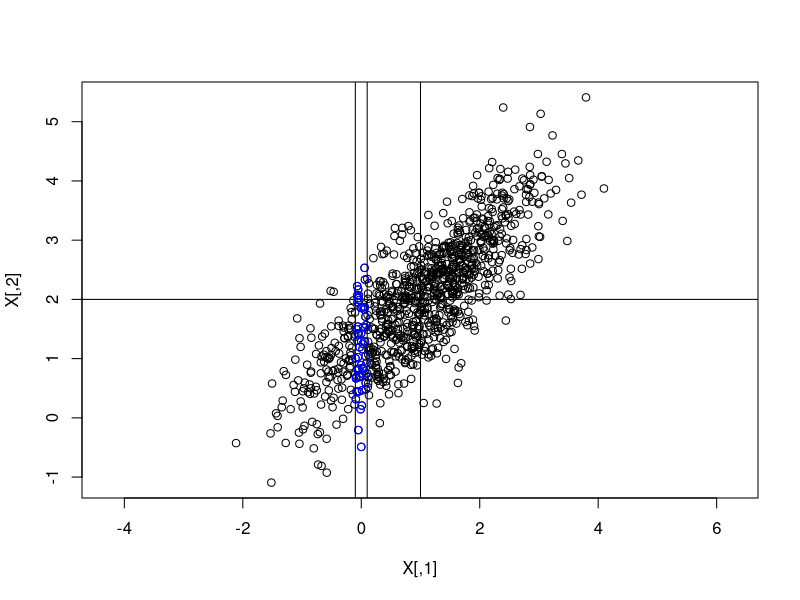
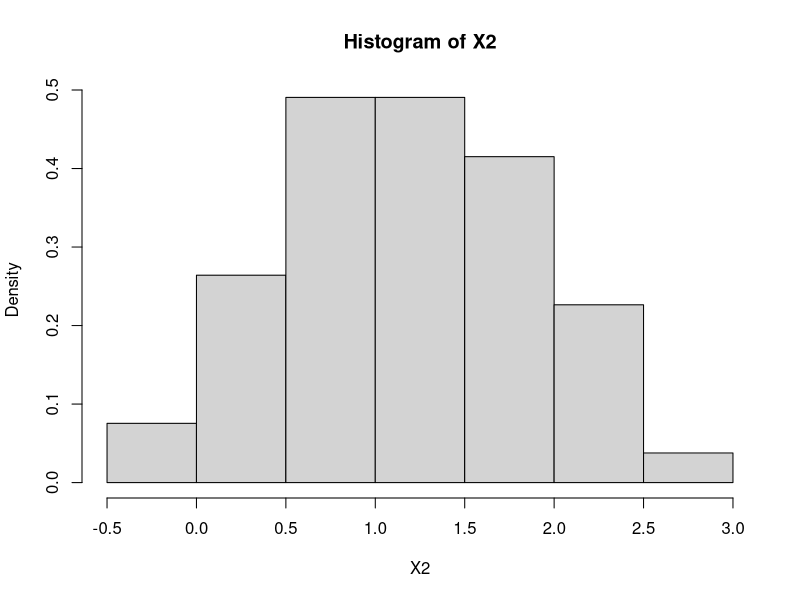
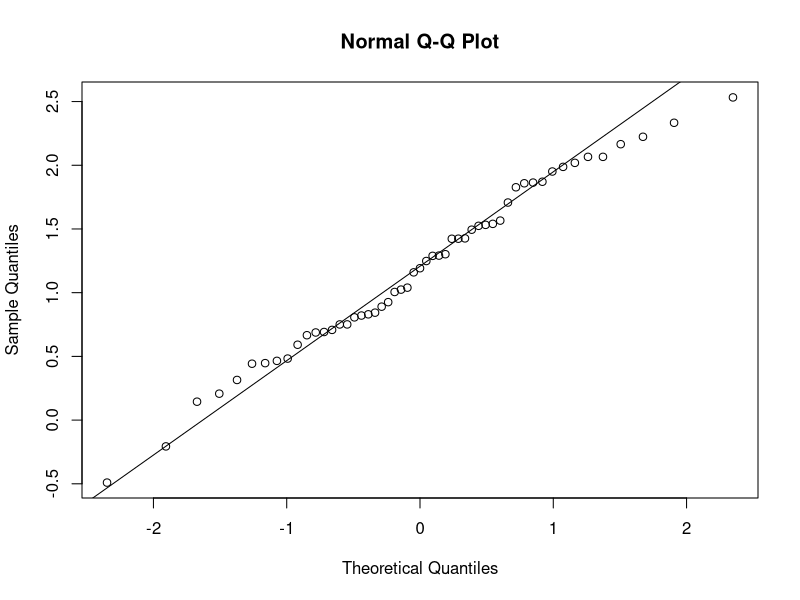
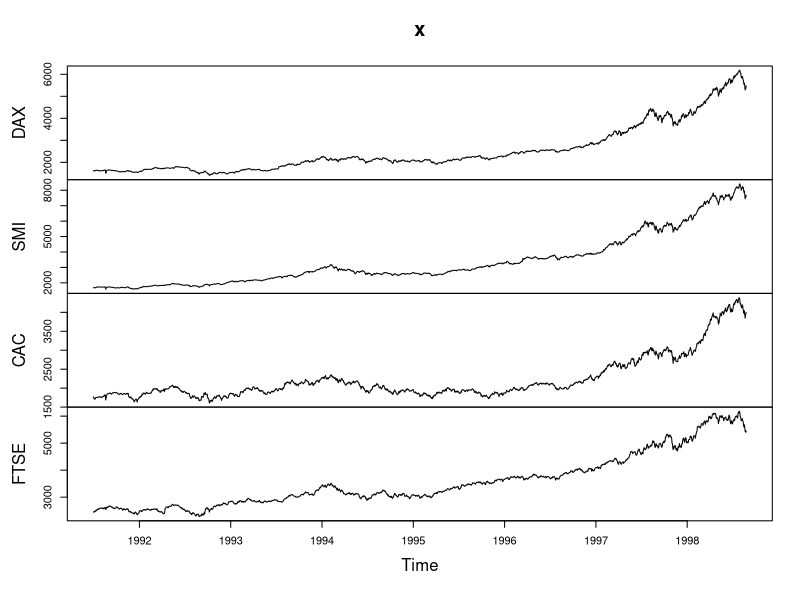
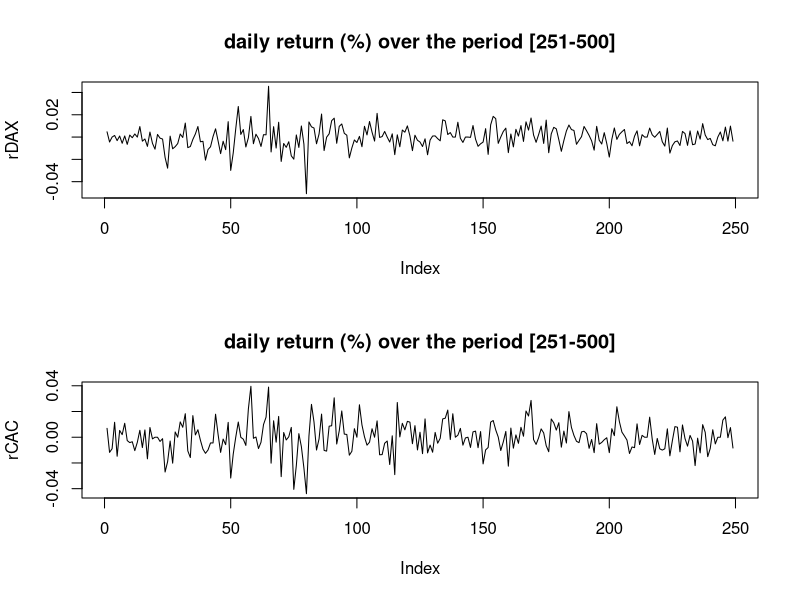
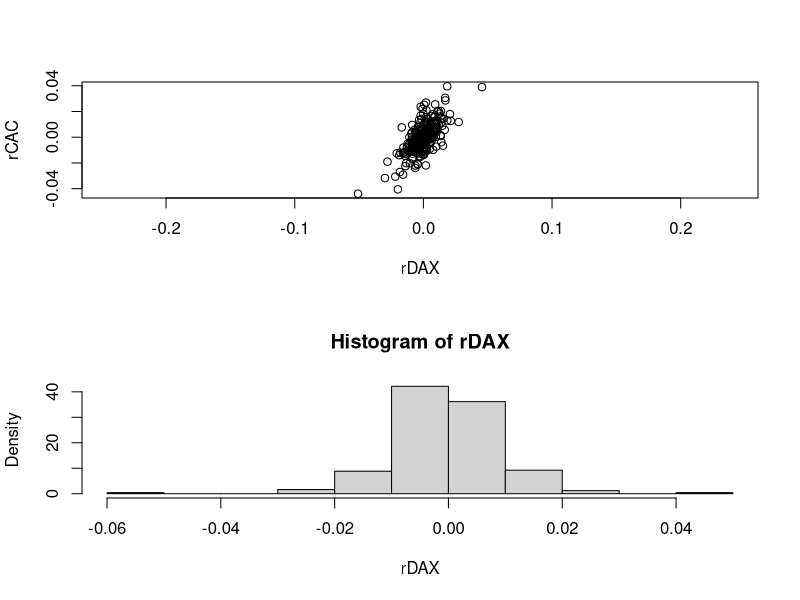
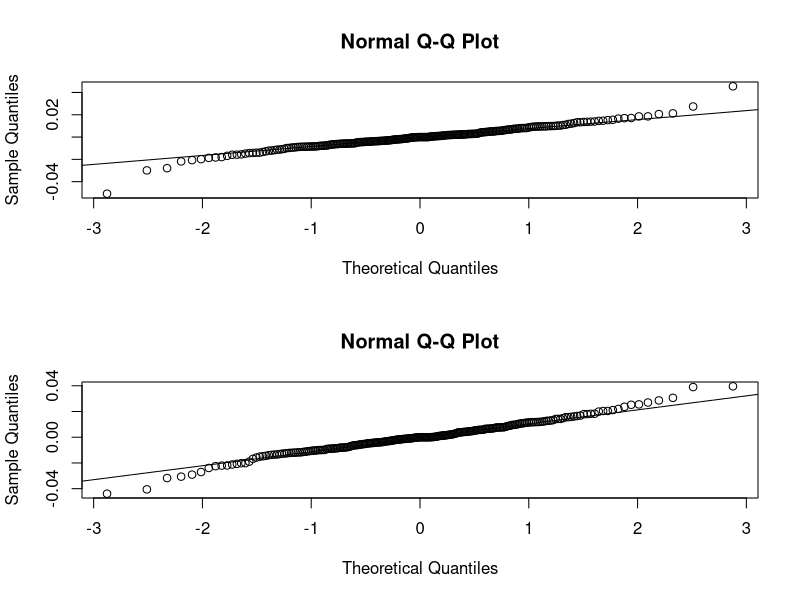
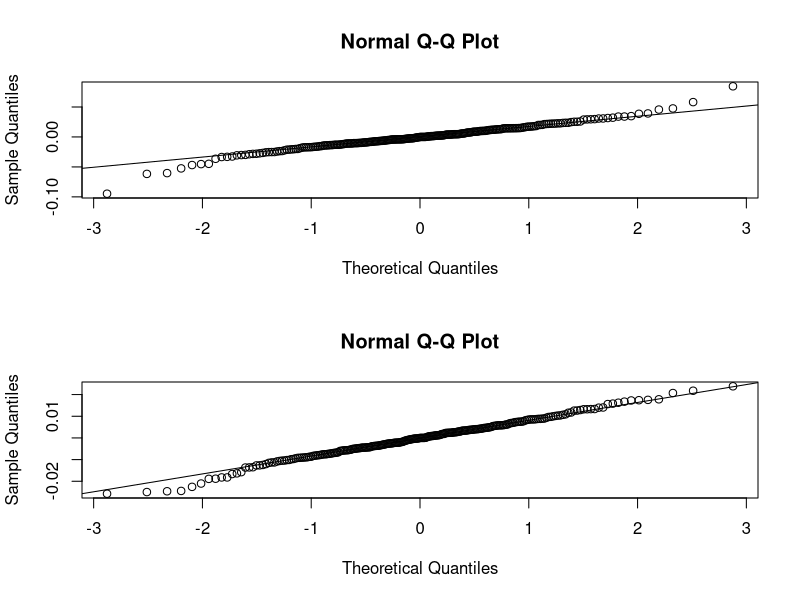

The R source for these figures, in order:
# ----------
# EXERCISE 1 
# ----------

# Below: Create a function to simulate a 2D Gaussian Vector X=(X1, X2)
# ------
# Inputs
# ------
#  mu : a vector of size 2 giving the mean of X
#  rho: a real number between [-1, 1] giving the correlation cor(X1,X2)
#  s  : a vector of size 2 containing the standard deviation of X. Default is (1,1).
#  n  : an integer giving the sample size. Default is 1000.
# ------
# Output
# ------
# A matrix of size nx2 containing a sample of size n from the Gaussian distribution of X

simu_VG <- function(mu, rho, s = c(1,1), n = 1000, plot = TRUE, ...){
  
  # construct the covariance matrix, such that :
  # cor(X1, X2) = rho, var(X1) = s[1]^2, var(X2) = s[2]^2
  
  Gamma <- matrix(c(s[1]^2, rho*s[1]*s[2], rho*s[1]*s[2], s[2]^2), 2, 2)
  
    # here simulate a sample of size n drawn from N(mu, Gamma) 
    
  X <- matrix(NA, n, 2)
  L <- t(chol(Gamma))
  for (i in 1:n){
    eps <- matrix(rnorm(2, 0, 1), 2, 1)
    X[i, ] <- mu + L%*%eps
  }
  
  # plot the results if argument 'plot' is equal to TRUE
  if (plot){
    par(mfrow = c(1,1))
    plot(X, asp=1, ...)  # asp = 1 --> same scale for the x and y axis
    abline(v = mu[1], h = mu[2])     
  }
  
  return(X)
}

# Run the function
X <- simu_VG(mu = c(1,2), rho = 0.8)



# ----------
# EXERCISE 2 
# ----------
# consider the points such that x1-h <= X1 <= x1+h
x1 <- 0
h <- 0.1

indices <- which((X[,1]>=x1-h) & (X[,1]<=x1+h) )  # the indices of X that fulfill the condition

X2 <- X[indices, 2]
points(X[indices, 1], X[indices, 2], col="blue")
abline(v = c(x1-h, x1+h))

# study the distribution of X2
# Is it a normal one ?
# What can you say of its mean ? Its variance ?

hist(X2, freq=FALSE)
qqnorm(X2); qqline(X2)

# ----------
# EXERCISE 3 
# ----------

x <- EuStockMarkets
plot(x)

period <- 251:500

DAX <- x[period, "DAX"]
CAC <- x[period, "CAC"]
rDAX <- diff(log(DAX))
rCAC <- diff(log(CAC))

par(mfrow=c(2,1))
title <- paste("daily return (%) over the period [", 
               period[1], "-", period[length(period)], "]", sep="")
plot(rDAX, type = "l", main = title)
plot(rCAC, type = "l", main = title)

# Is the vector (rDAX, rCAC) a Gaussian vector ?

plot(rDAX, rCAC, asp=1)

hist(rDAX, freq=FALSE)
qqnorm(rDAX); qqline(rDAX)
qqnorm(rCAC); qqline(rCAC)
CL1 <- rDAX + rCAC; qqnorm(CL1); qqline(CL1)
CL2 <- rDAX - rCAC; qqnorm(CL2); qqline(CL2)
